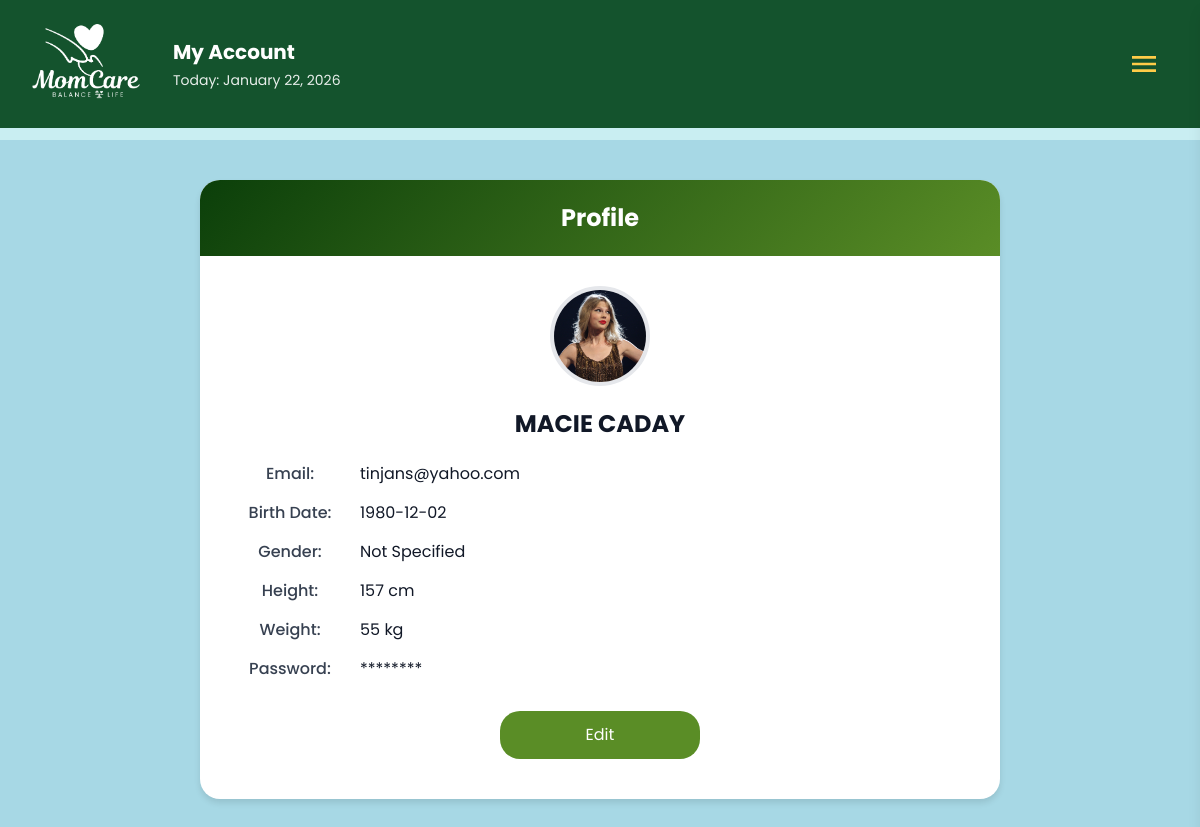
Before: /profile/5 (signed in) with the older database file.
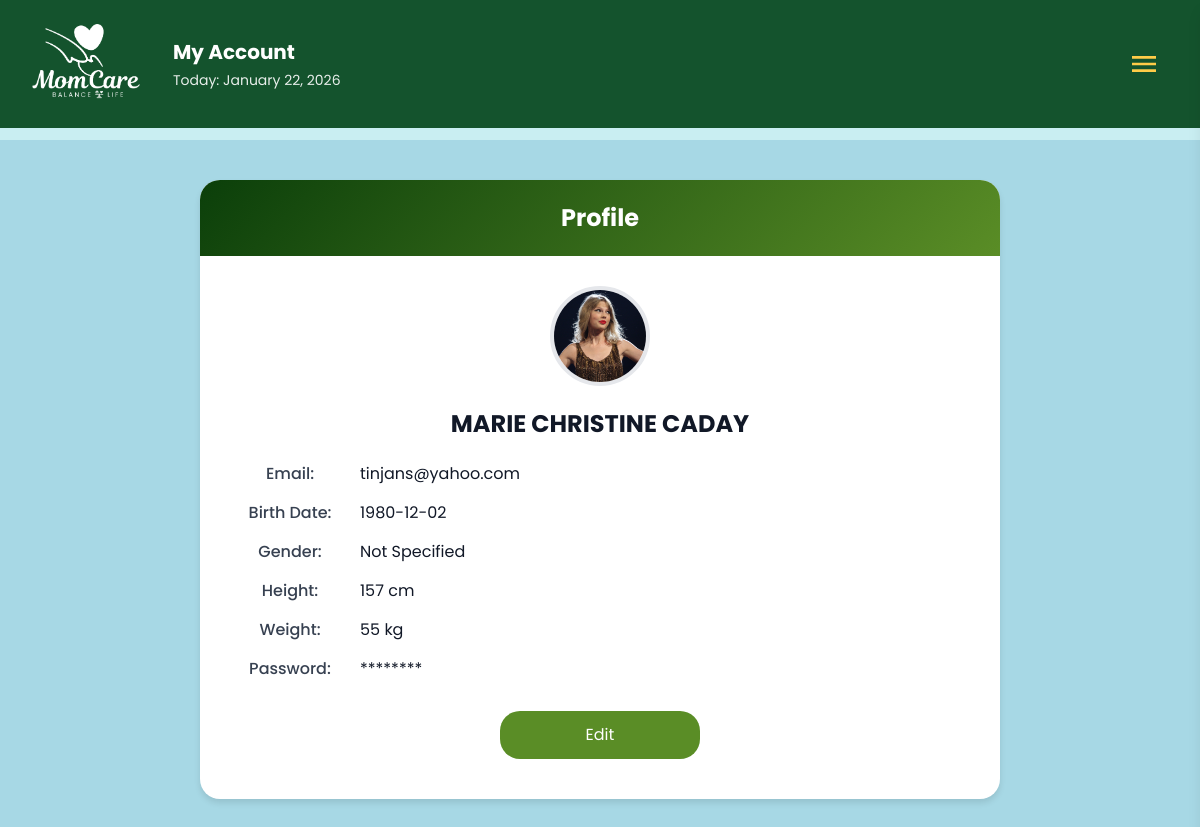
After: the same page with the newer database file.
### tables this page shows
CREATE TABLE users (
            id INTEGER PRIMARY KEY AUTOINCREMENT,
            first TEXT NOT NULL,
            last TEXT NOT NULL,
            email TEXT NOT NULL UNIQUE,
            birthdate TEXT,
            password_hash TEXT NOT NULL,
            security_question TEXT,
            security_answer TEXT
        , gender TEXT, height TEXT, weight TEXT, profile_picture TEXT DEFAULT '');

### app.py (the view)
@app.route('/profile/<int:user_id>')
def profile(user_id):
    user_email = session.get('user_email')
    if not user_email:
        flash('Please sign in to view your profile.')
        return redirect(url_for('index'))
    conn = get_db()
    cur = conn.cursor()
    cur.execute('SELECT * FROM users WHERE id = ?', (user_id,))
    user_row = cur.fetchone()
    conn.close()
    if not user_row:
        flash('User not found.')
        return redirect(url_for('dashboard'))
    if user_row['email'] != user_email:
        flash('Unauthorized access.')
        return redirect(url_for('dashboard'))
    user = dict(user_row)
    user['password_display'] = '********'
    user['first_name'] = user['first']
    user['last_name'] = user['last']
    user['birthdate_display'] = user['birthdate']
    user['gender'] = user.get('gender', 'Not Specified')
    user['height_display'] = user.get('height', '0')
    user['weight_display'] = user.get('weight', '0')
    first = session.get('user_first')
    today = datetime.now().strftime('%B %d, %Y')
    profile_picture = user_row['profile_picture'] if user_row and 'profile_picture' in user_row else None
    if profile_picture:
        user['profile_pic_url'] = url_for('static', filename=profile_picture)
    else:
        images_dir = Path(__file__).parent / 'static' / 'images'
        profile_filename = f"user_{user_id}_profile.jpg"
        if (images_dir / profile_filename).exists():
            user['profile_pic_url'] = url_for('static', filename=f'images/{profile_filename}')
        else:
            user['profile_pic_url'] = None
    return render_template('profile.html', user=user, first=first, today=today)

### app.py (called while the page is built)
def get_db() -> Connection:
    conn = sqlite3.connect(DB_PATH, timeout=30)
    conn.row_factory = sqlite3.Row
    try:
        conn.execute('PRAGMA journal_mode=WAL;')
        conn.execute('PRAGMA synchronous=NORMAL;')
        conn.execute('PRAGMA foreign_keys=ON;')
    except Exception:
        pass
    return conn

### templates/profile.html (shortened to what this page needs)
<!DOCTYPE html>
<html lang="en">
<head>
    <script src="https://cdn.tailwindcss.com"></script>
    <link rel="stylesheet" href="https://cdnjs.cloudflare.com/ajax/libs/font-awesome/6.0.0-beta3/css/all.min.css">
</head>
<body class="bg-[#a7d8e5] font-['Poppins']">
    {% include 'navbar.html' %}
    <div class="profile-container">
        <div class="profile-header">Profile</div>
        <div class="profile-content">
            <div class="profile-photo">
                <img src="{% if user.profile_pic_url %}{{ user.profile_pic_url }}{% else %}{{ url_for('static', filename='images/default-avatar.png') }}{% endif %}" alt="Profile Picture">
            </div>
            <div class="name">{{ user.first_name }} {{ user.last_name }}</div>
            <div class="detail-row">
                <label>Email:</label>
                <div class="value">{{ user.email }}</div>
            </div>
            <div class="detail-row">
                <label>Birth Date:</label>
                <div class="value">{{ user.birthdate_display }}</div>
            </div>
            <div class="detail-row">
                <label>Gender:</label>
                <div class="value">{{ user.gender }}</div>
            </div>
            <div class="detail-row">
                <label>Height:</label>
                <div class="value">{{ user.height_display }} cm</div>
            </div>
            <div class="detail-row">
                <label>Weight:</label>
                <div class="value">{{ user.weight_display }} kg</div>
            </div>
            <div class="detail-row">
                <label>Password:</label>
                <div class="value">{{ user.password_display }}</div>
            </div>
            <a href="{{ url_for('edit_profile', user_id=user['id']) }}" class="no-underline">
                <button type="button" class="edit-btn">Edit</button>
            </a>
        </div>
    </div>
</body>
</html>

### templates/navbar.html (shortened to what this page needs)
<header class="bg-green-900 text-white">
    <div class="max-w-7xl m-auto px-6 py-6">
        <div class="flex items-center justify-between relative">
            {% if request.endpoint == 'profile' %}
            <div class="flex items-center gap-6">
                <img src="{{ url_for('static', filename='images/momcare_logo_white.png') }}" alt="MomCare"
                    class="h-20 w-auto" />
                <div>
                    <h1 class="text-l lg:text-xl font-bold">My Account</h1>
                    <p class="mt-1 text-sm opacity-90">Today: <span id="currentDateDisplay">{{ today or ''
                            }}</span></p>
                </div>
            </div>
            {% endif %}
      <button id="menu-toggle" class="p-3 md:p-2 rounded-md mr-2 focus:outline-none"
        aria-label="Open menu" aria-expanded="false" aria-controls="menu-list">
        <svg class="h-8 w-8 text-[#ffcc48]" xmlns="http://www.w3.org/2000/svg" fill="currentColor" viewBox="0 0 24 24">
          <path d="M3 6h18v2H3zM3 11h18v2H3zM3 16h18v2H3z" />
        </svg>
      </button>
    </div>
  </div>
</header>
<div class="h-3 bg-[#c9eef2]"></div>

### templates/profile.html (style rules this page uses)
.profile-container { width: 90%; max-width: 800px; background: white; margin: 40px auto; border-radius: 20px; overflow: hidden; box-shadow: 0 4px 6px rgba(0, 0, 0, 0.1); }
.profile-header { background: linear-gradient(135deg, #0b3f0a, #5a8d26); color: white; padding: 20px; text-align: center; font-size: 24px; font-weight: bold; }
.profile-content { padding: 30px; text-align: center; }
.detail-row { margin-bottom: 15px; display: flex; align-items: center; gap: 10px; }
.detail-row label { font-weight: 500; color: #374151; min-width: 120px; }
.detail-row .value { font-weight: 400; color: #111827; }
.profile-photo { display: flex; justify-content: center; margin-bottom: 20px; }
.profile-photo img { width: 100px; height: 100px; border-radius: 50%; object-fit: cover; border: 4px solid #e5e7eb; }
.name { font-size: 24px; font-weight: bold; text-align: center; color: #111827; margin-bottom: 20px; }
.edit-btn { display: block; width: 200px; text-align: center; margin: 30px auto 10px; background: #5a8d26; padding: 12px 0; border-radius: 20px; color: white; font-size: 16px; cursor: pointer; border: none; transition: background 0.3s; }

Changed rows visible on the page:
changed users "CADAY": first_name "MACIE" → "MARIE CHRISTINE"
